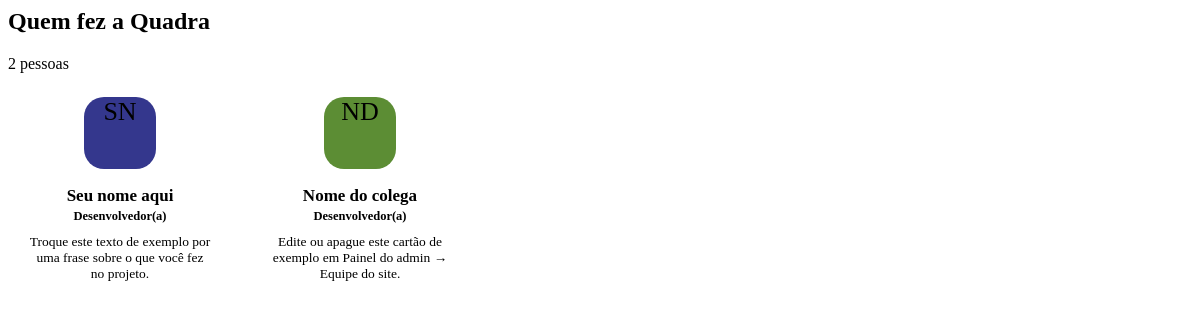
The page /equipe.php on the database its author committed.
### tables this page shows
CREATE TABLE desenvolvedores (
  id     INT AUTO_INCREMENT PRIMARY KEY,
  nome   VARCHAR(120) NOT NULL,
  papel  VARCHAR(120) NOT NULL DEFAULT '',
  bio    VARCHAR(300) NOT NULL DEFAULT '',
  foto   VARCHAR(120) NOT NULL DEFAULT '',
  link   VARCHAR(160) NOT NULL DEFAULT '',
  ordem  INT NOT NULL DEFAULT 0,
  criado DATETIME NOT NULL DEFAULT CURRENT_TIMESTAMP
);

### equipe.php (the view, shortened to what this page needs)
<?php
require 'config.php';
$lista = $pdo->query('SELECT * FROM desenvolvedores ORDER BY ordem ASC, criado ASC')->fetchAll();
?>
<div class="section-title">
  <h2>Quem fez a Quadra</h2>
  <span><?= count($lista) ?> <?= count($lista) == 1 ? 'pessoa' : 'pessoas' ?></span>
</div>
<?php if (!$lista): ?>
  <div class="empty"><h3>Equipe ainda não cadastrada</h3><p>Assim que o administrador adicionar a equipe, ela aparece aqui.</p></div>
<?php else: ?>
<div class="dev-grid">
  <?php foreach ($lista as $d): ?>
    <div class="dev-card">
      <?= avatar(['nome' => $d['nome'], 'foto' => $d['foto']]) ?>
      <h3><?= e($d['nome']) ?></h3>
      <div class="papel"><?= e($d['papel'] ?: 'Desenvolvedor(a)') ?></div>
      <?php if ($d['bio'] !== ''): ?><p><?= e($d['bio']) ?></p><?php endif; ?>
    </div>
  <?php endforeach; ?>
</div>
<?php endif; ?>

### config.php (shortened to what this page needs)
<?php
function e($s) { return htmlspecialchars((string)$s, ENT_QUOTES, 'UTF-8'); }
function iniciais($nome) {
    $w = preg_split('/\s+/u', trim($nome), -1, PREG_SPLIT_NO_EMPTY);
    $r = '';
    foreach (array_slice($w, 0, 2) as $x) $r .= mb_substr($x, 0, 1);
    return mb_strtoupper($r) ?: '?';
}
function cor_de($nome) {
    $h = 0;
    foreach (preg_split('//u', $nome, -1, PREG_SPLIT_NO_EMPTY) as $c) $h = ($h * 31 + mb_ord($c)) % 360;
    return "hsl($h 46% 38%)";
}
function avatar($p, $cls = '') {
    return '<div class="avatar ' . $cls . '" style="background:' . cor_de($p['nome']) . '">' . e(iniciais($p['nome'])) . '</div>';
}

### equipe.php (style rules this page uses)
.dev-grid { display:grid;grid-template-columns:repeat(auto-fill,minmax(220px,1fr));gap:16px }
.dev-card { background:var(--surface);border:1px solid var(--line);border-radius:var(--r-l);padding:24px 20px;text-align:center }
.dev-card .avatar { margin:0 auto 14px;width:72px;height:72px;font-size:26px;border-radius:20px }
.dev-card h3 { font-size:17px;margin-bottom:3px }
.dev-card .papel { font-size:12.5px;color:var(--teal);font-weight:600;margin-bottom:10px }
.dev-card p { font-size:13.5px;color:var(--ink-2);margin:0 0 12px }

### rows shown on the page
desenvolvedores: nome "SN", nome "Seu nome aqui", papel "Desenvolvedor(a)", bio "Troque este texto de exemplo por uma frase sobre o que você fez no projeto."
desenvolvedores: nome "ND", nome "Nome do colega", papel "Desenvolvedor(a)", bio "Edite ou apague este cartão de exemplo em Painel do admin → Equipe do site."

### other values the page prints
count($lista) "2"
